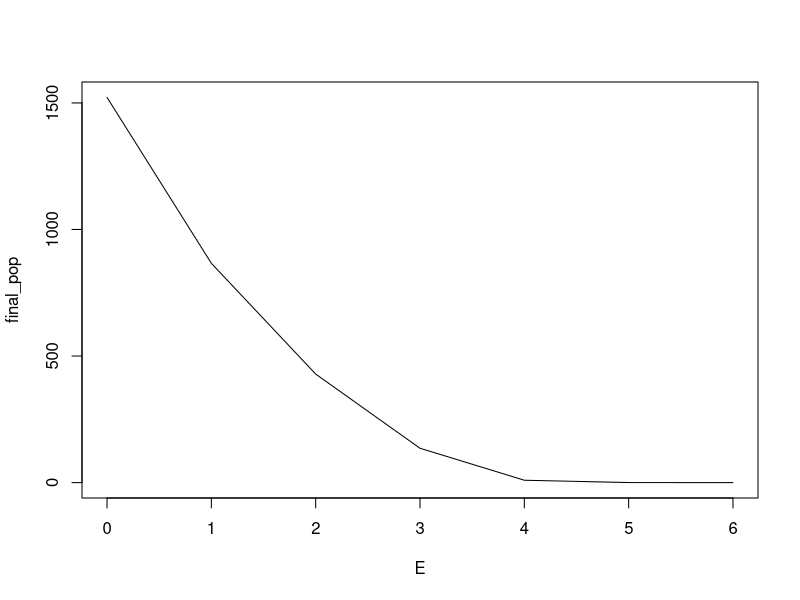

Write the R code that produced this figure.
#Assignment 2.5
#Bull trout model, based on Post et al. 2003. NAJFM 23:22-34
# The version of the model below accurately reproduces the results from the Excel/VB model
# shared with me by John Post, where I varied mortality from .05 to .35 and recorded
# final adult population size. The figure is slightly different from Figure 1 in the Post
# et al paper, but qualitatively the same.

# Looking at the code for the Excel/VB model, natural mortality appears
# to be modeled using annual rates, not instantaneous rates as described
# in the publication 
# Also, the stock-recruitment parameters they used in their code were
# not the same as reported in the ms - this makes only a small difference

# This is a version of the model for Assignment 2.5
# Angler effort is fixed, not dynamic

#Steps 1 and 2: Define population variables
ages <- seq(1:15)
btrout <- array(0,dim=c(15,100))
bt_len <- numeric(15)
bt_wt <- numeric(15)
mat_age <- 6
fec <- c(-61.288,1.478) # should second parameter be per g or per kg
vB <- c(80,.32,2.29)  # checked
lw <- c(.01,3)       # checked
natmort <- .2 # c(0.05,0.1,0.15,0.2,0.25,0.3,0.35) #range of mortality values (not instantaneous rates)
sr <-  c(.002,.00000125) # c(.00332, 2.075e-6) #values from VB model

#Step 3: Define fishery parameters
vf <- c(.3,1200)     # checked
q <- 0.07
hm <- 0.1
ncm <-0.1
E <- c(0,1,2,3,4,5,6)   #initial effort at zero, later make this a vector
  
#Step 4: Calculate lengths and weights
bt_len <- vB[1] * (1-exp(-vB[2]*(ages-vB[3])))  #VonB growth
bt_len[1] <- 7.3 #linear growth age 1 and 2 
bt_len[2] <- 11.8
bt_wt <- lw[1]*bt_len^lw[2]

# and calculate age-specific vulnerability
v <- (1 - exp(-vf[1]*bt_len))^vf[2]

#For assignment 2.5: Add a loop over effort as per assignment task
final_pop <- numeric(7)
for (m in 1:7) {

#Step 5: initialize numbers
age0 <- 6000
btrout[1,1] <- 4000
for (j in 2:15) {
  btrout[j,1] <- btrout[j-1,1]*(1-natmort)
}

#Step 6: Start a loop over time
for (i in 1:99)  {
  
  #Step 7: Calculate catch by age and total catch
  catch <- q * E[m] * btrout[,i]*v
  catch_tot <- sum(catch)
  
  #Step 8: Calculate total deaths, use non-instantaneous rates, as per VisBasic model
  deaths <- natmort * btrout[,i] + catch
  
  #Step 9: Apply tautology
  for (j in 15:2) {
    btrout[j,i+1] <- btrout[j-1,i] - deaths[j-1] 
    btrout[1,i+1] <- age0 * (1 - natmort)  #first year losses, no fishing
  } 
  
  #Step 10: Calculate population egg production
  eggs <- sum(btrout[mat_age:15,i]*(fec[1]+fec[2]*bt_wt[mat_age:15])*0.5)
  
  #Step 11: Calculate recruitment using Bev-Holt model
  age0 <- sr[1]*eggs/(1+sr[2]*eggs)
  
#Step 12: End time loop
}

# Final year adult numbers
final_pop[m] <- sum(btrout[6:15,100])
}
#Step 13: Plot the results
final_pop
plot(final_pop~E,  type='l',)
